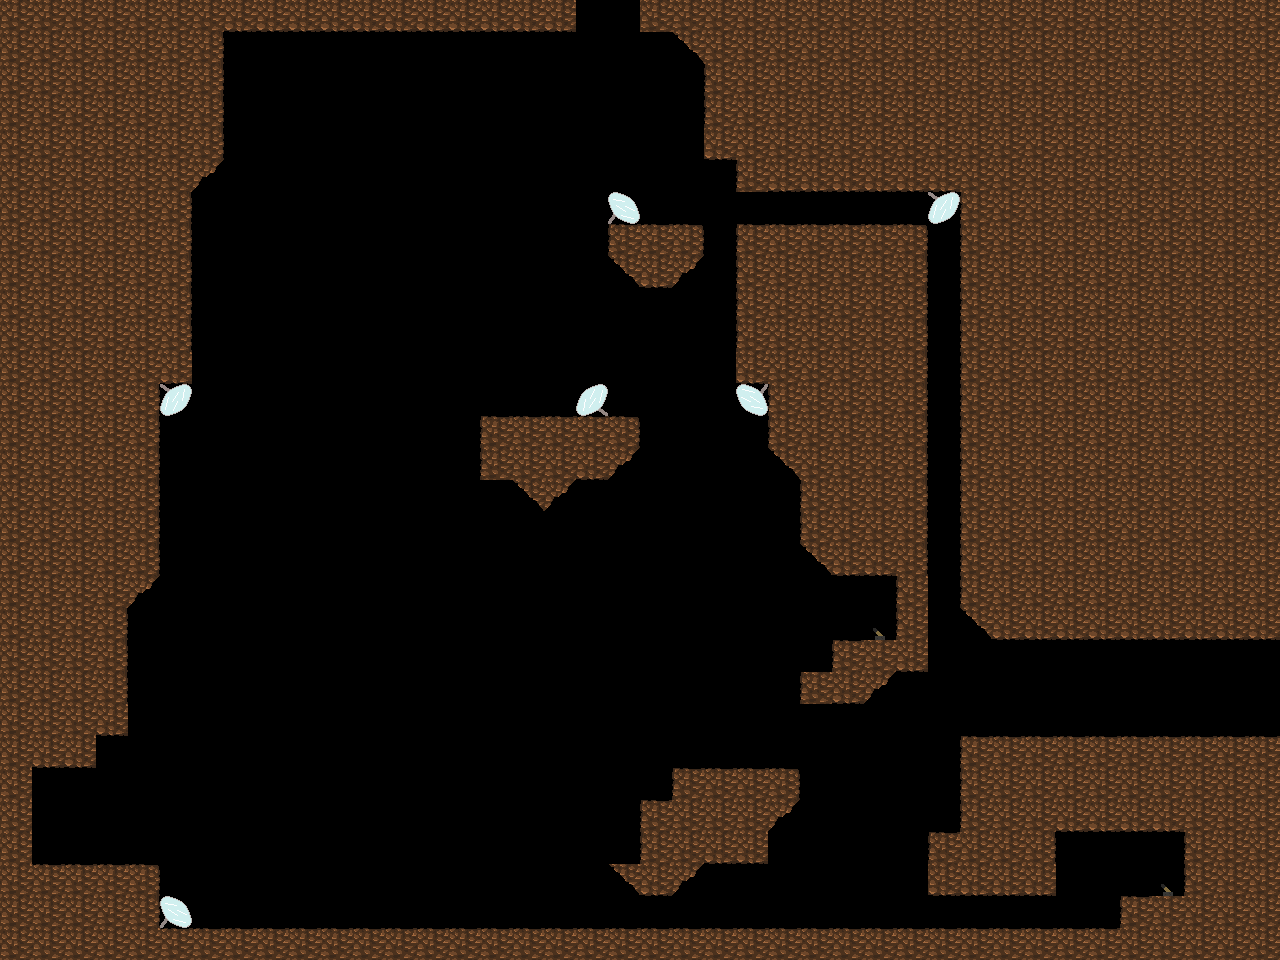

Rendered tile map (Tiled .tmx) drawn with the repository's tilesets; below, a short description and the map source with its tile grids summarised:
An orthogonal 40x30 tile map with 32x32 px tiles, 1 tile layer (Kachelebene 1), 3 tilesets and 3 objects.

<map version="1.0" orientation="orthogonal" renderorder="right-down" width="40" height="30" tilewidth="32" tileheight="32" nextobjectid="4">
 <properties>
  <property name="SpawnX" value="1" />
  <property name="SpawnY" value="3" />
 </properties>
 <tileset firstgid="1" name="tileset" tilewidth="32" tileheight="32" tilecount="16">
  <image source="tileset_cave.png" width="128" height="128" />
 </tileset>
 <tileset firstgid="17" name="light" tilewidth="32" tileheight="32" tilecount="4">
  <image source="light.png" width="64" height="64" />
 </tileset>
 <tileset firstgid="21" name="objects" tilewidth="32" tileheight="32" tilecount="64">
  <image source="spritesheet.png" width="256" height="256" />
 </tileset>
 <layer name="Kachelebene 1" width="40" height="30">
  <data>[1200 cells, 602 non-empty, 14 distinct tile ids]</data>
 </layer>
 <objectgroup name="objectLayer">
  <object id="1" gid="64" x="1024" y="320" width="32" height="32">
   <properties>
    <property name="TargetX" value="28" />
    <property name="TargetY" value="16" />
   </properties>
  </object>
  <object id="2" gid="64" x="1152" y="896" width="32" height="32">
   <properties>
    <property name="TargetX" value="18" />
    <property name="TargetY" value="17" />
   </properties>
  </object>
  <object id="3" gid="64" x="864" y="640" width="32" height="32">
   <properties>
    <property name="TargetX" value="29" />
    <property name="TargetY" value="23" />
   </properties>
  </object>
 </objectgroup>
</map>
